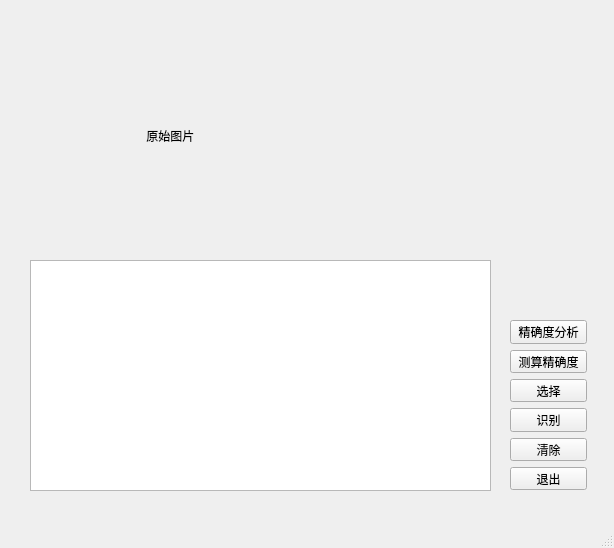
<?xml version="1.0" encoding="UTF-8"?>
<ui version="4.0">
 <class>MainWindow</class>
 <widget class="QMainWindow" name="MainWindow">
  <property name="geometry">
   <rect>
    <x>0</x>
    <y>0</y>
    <width>614</width>
    <height>548</height>
   </rect>
  </property>
  <property name="windowTitle">
   <string>MainWindow</string>
  </property>
  <widget class="QWidget" name="centralwidget">
   <widget class="QLabel" name="image_1">
    <property name="geometry">
     <rect>
      <x>30</x>
      <y>30</y>
      <width>461</width>
      <height>211</height>
     </rect>
    </property>
    <property name="text">
     <string>                                   原始图片</string>
    </property>
   </widget>
   <widget class="QTextBrowser" name="result">
    <property name="geometry">
     <rect>
      <x>30</x>
      <y>260</y>
      <width>461</width>
      <height>231</height>
     </rect>
    </property>
   </widget>
   <widget class="QWidget" name="layoutWidget">
    <property name="geometry">
     <rect>
      <x>510</x>
      <y>320</y>
      <width>77</width>
      <height>170</height>
     </rect>
    </property>
    <layout class="QVBoxLayout" name="verticalLayout">
     <item>
      <widget class="QPushButton" name="analyze">
       <property name="text">
        <string>精确度分析</string>
       </property>
      </widget>
     </item>
     <item>
      <widget class="QPushButton" name="checkAcc">
       <property name="text">
        <string>测算精确度</string>
       </property>
      </widget>
     </item>
     <item>
      <widget class="QPushButton" name="choose">
       <property name="text">
        <string>选择</string>
       </property>
      </widget>
     </item>
     <item>
      <widget class="QPushButton" name="pushButton">
       <property name="text">
        <string>识别</string>
       </property>
      </widget>
     </item>
     <item>
      <widget class="QPushButton" name="clear">
       <property name="text">
        <string>清除</string>
       </property>
      </widget>
     </item>
     <item>
      <widget class="QPushButton" name="exit">
       <property name="text">
        <string>退出</string>
       </property>
      </widget>
     </item>
    </layout>
   </widget>
  </widget>
  <widget class="QMenuBar" name="menubar">
   <property name="geometry">
    <rect>
     <x>0</x>
     <y>0</y>
     <width>614</width>
     <height>23</height>
    </rect>
   </property>
  </widget>
  <widget class="QStatusBar" name="statusbar"/>
 </widget>
 <resources/>
 <connections/>
</ui>
